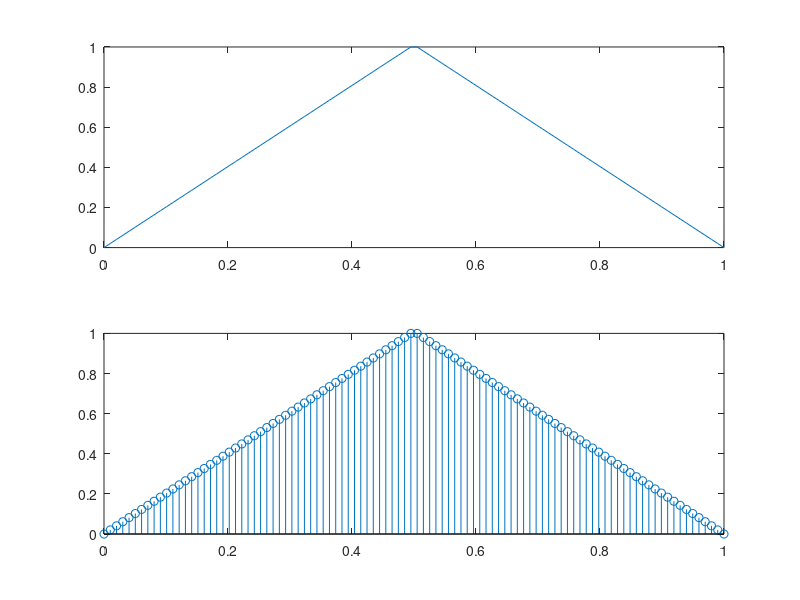

This figure's MATLAB source:
t=linspace(0,1,100);
rise=linspace(0,1,50);
fall=linspace(1,0,50);
triangular=[rise fall];
subplot(2,1,1);
plot(t, triangular);
subplot(2,1,2);
stem(t, triangular);
